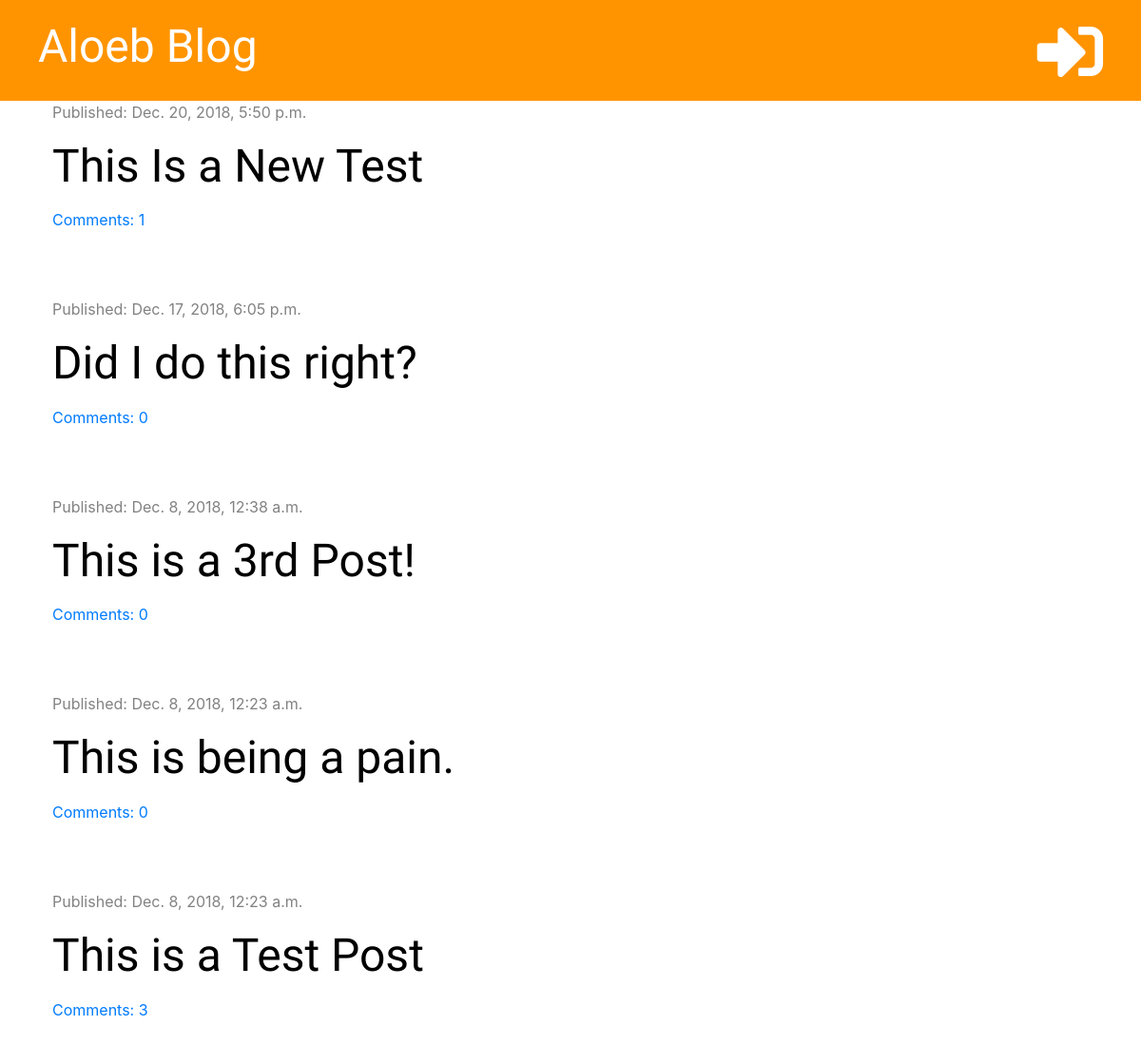
The page / on the database its author committed.
### blog/models.py (models this page shows, shortened)
class Post(models.Model):
    author = models.ForeignKey('auth.User', on_delete=models.CASCADE)
    title = models.CharField(max_length=200)
    text = models.TextField()
    create_date = models.DateTimeField(default=timezone.now)
    published_date = models.DateTimeField(blank=True, null=True)
    def approved_comments(self):
        return self.comments.filter(approved=True)

### blog/views.py (the view)
# urls.py: path('', views.post_list, name='post_list'),
def post_list(request):
    posts = Post.objects.filter(published_date__lte=timezone.now()).order_by('-published_date')
    stuff_for_frontend = {'posts': posts}
    return render(request, 'blog/post_list.html', stuff_for_frontend)

### blog/templatetags/markdownify.py (called while the page is built)
@register.filter
def markdown(value):
    renderer = HighlightRenderer()
    markdown = mistune.Markdown(renderer=renderer)
    return markdown(value)

### blog/templates/blog/post_list.html (shortened to what this page needs)
{% extends 'blog/base.html' %}
{% load markdownify %}
{% block content %}
    {% for post in posts %}
        <div class="post">
            <div class="date">
                <p>Published: {{ post.published_date }}</p>
            </div>
            <h1><a href="{% url 'post_detail' pk=post.pk %}">{{ post.title }}</a></h1>
            <a href="{% url 'post_detail' pk=post.pk %}">Comments: {{ post.approved_comments.count }}</a>
        </div>
    {% endfor %}
{% endblock %}

### blog/static/css/blog.css (style rules this page uses)
h1, h2, h3, h4 { font-family: 'Tangerine', 'Inconsolata', 'Droid Sans', serif; font-size: 48px; }
.date { color: #828282; }
.post { margin-bottom: 70px; }
.post h1 a { color: #000000; text-decoration: none; }

### rows shown on the page
Post: published_date "Dec. 20, 2018, 5:50 p.m.", title "This Is a New Test", approved_comments.count "1"
Post: published_date "Dec. 17, 2018, 6:05 p.m.", title "Did I do this right?", approved_comments.count "0"
Post: published_date "Dec. 8, 2018, 12:38 a.m.", title "This is a 3rd Post!", approved_comments.count "0"
Post: published_date "Dec. 8, 2018, 12:23 a.m.", title "This is being a pain.", approved_comments.count "0"
Post: published_date "Dec. 8, 2018, 12:23 a.m.", title "This is a Test Post", approved_comments.count "3"
